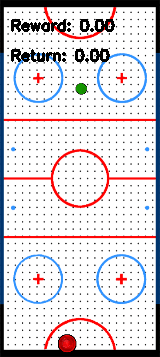
#> input picture ex_model/heavy_td3_model/checkpoint_100000/eval_0.gif, 160 x 357 px, found by its file name
$ python create_rollout_figure.py
#> lines starting #> are read from the running program, lines starting #| are printed output that depends on the picture
from PIL import Image, ImageSequence
import matplotlib.pyplot as plt

# List of GIF file paths (hardcoded for demonstration)
gif_filepaths = ["/home/mike/projects/air-hockey-rl/baseline_models/Puck V./air_hockey_agent_1/eval_0.gif",
                 "/home/mike/projects/air-hockey-rl/baseline_models/Strike Crowd/air_hockey_agent_3/eval_0.gif",
                 "/home/mike/projects/air-hockey-rl/baseline_models/Hit Goal/air_hockey_agent_1/eval_0.gif"] # Replace these paths with the actual paths to your GIFs

# Desired timesteps (in seconds) to extract frames
timesteps = [[11, 21, 29, 33],
             [1, 11, 17, 41],
             [11, 21, 60, 80]] # Replace these timesteps with the actual timesteps to extract

def extract_frames(gif_path, timesteps):
    """
    Extract frames from a GIF file at the specified timesteps.

    :param gif_path: Path to the GIF file.
    :param timesteps: List of timesteps in seconds to extract frames.
    :return: List of PIL Image objects of the extracted frames.
    """
    img = Image.open(gif_path)
#> img is the input picture: PIL image 160x357 P; mean R, G, B 215.1, 210, 214.3
    frames = [frame.copy() for frame in ImageSequence.Iterator(img)]
#> frames = 339 items
#> img: PIL image 160x357 RGB
    # duration = img.info['duration'] / 1000.0 # Duration per frame in seconds

    # Calculate frame indices for the specified timesteps
    # indices = [int(t / duration) for t in timesteps]

    # Extract the frames
    extracted_frames = [frames[frame_idx] for frame_idx in timesteps]
#> extracted_frames = 4 items

    return extracted_frames

# Create a figure for the plots
fig, axs = plt.subplots(len(gif_filepaths), 4, figsize=(3*4, 4*4))

for i, gif_path in enumerate(gif_filepaths):
    frames = extract_frames(gif_path, timesteps[i])
#> frames = 4 items
    for j, frame in enumerate(frames):
        # Plot each frame in a subplot
        if len(gif_filepaths) == 1:
            ax = axs[j]
        else:
            ax = axs[i, j]
        ax.imshow(frame)
        ax.axis('off') # Hide axes for better visualization
#> this loop made 4 passes

# plt.tight_layout()
plt.subplots_adjust(left=0.03, bottom=0.03, right=0.97, top=0.97, wspace=0.1, hspace=0.1)
plt.tight_layout(pad=0.1, w_pad=0.2, h_pad=2)
plt.savefig("box2d_rollout_example.pdf")
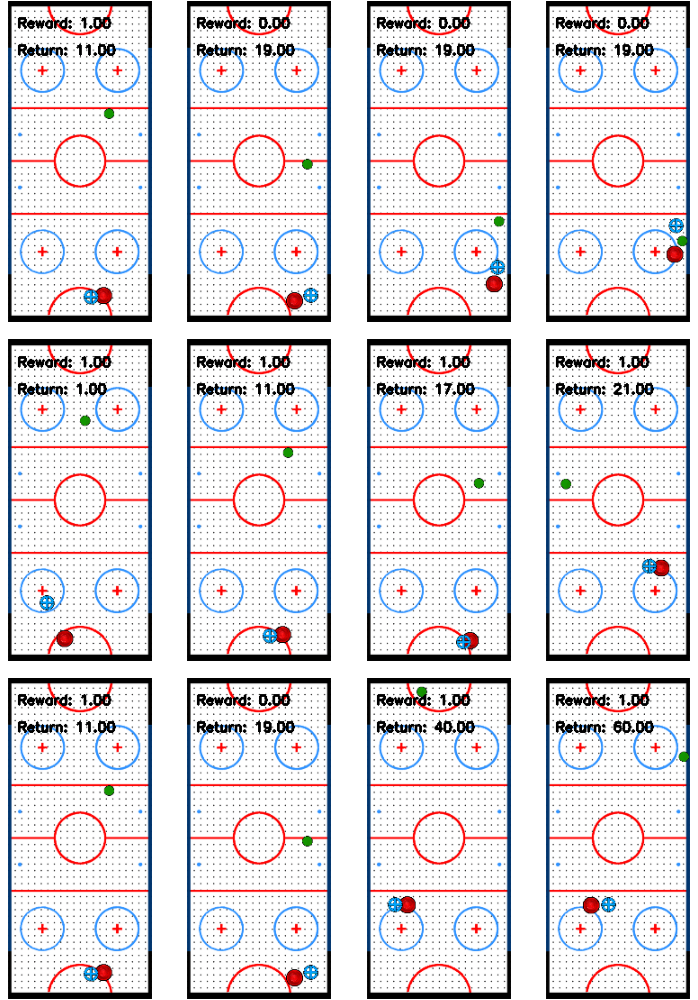
#> figure drawn by matplotlib, 12 panels
